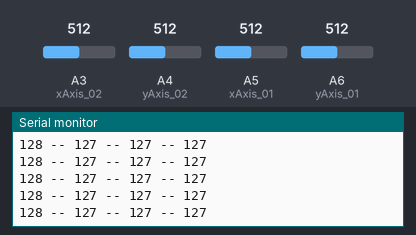
Recording of a sketch running on a simulated Arduino Nano, built with avr-gcc and run on an emulated ATmega328P. Shown: the last lines printed to the serial monitor. The test bench sets the inputs (shaded band); at power-on: A3 (xAxis_02) = 512, A4 (yAxis_02) = 512, A5 (xAxis_01) = 512, A6 (yAxis_01) = 512. No radio packets arrive unless stated.

Above: at 1.2 s.
1.3 s: A3 (xAxis_02) set to 607
At 2.1 s:
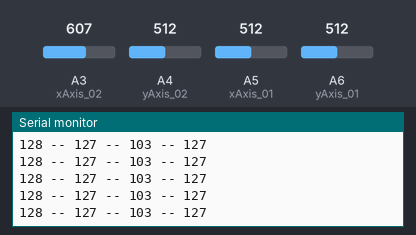
2.8 s: A3 (xAxis_02) set to 632
At 3.5 s:
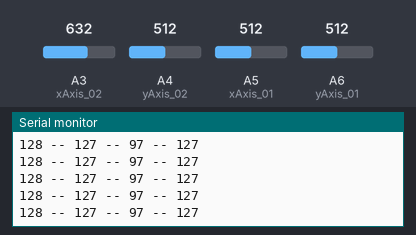
5.8 s: A4 (yAxis_02) set to 603
At 6.9 s:
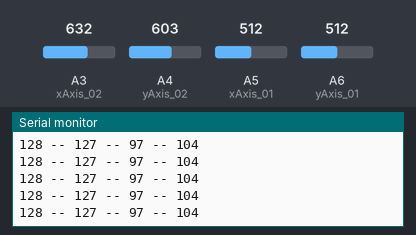
7.3 s: A4 (yAxis_02) set to 636
At 7.9 s:
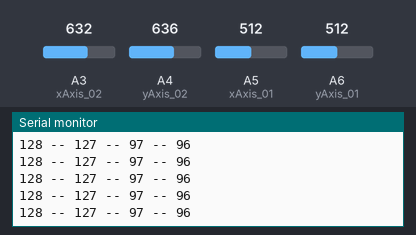
Timing chart, 0 to 10.3 s (numbered marks = the images above; inputs shaded):
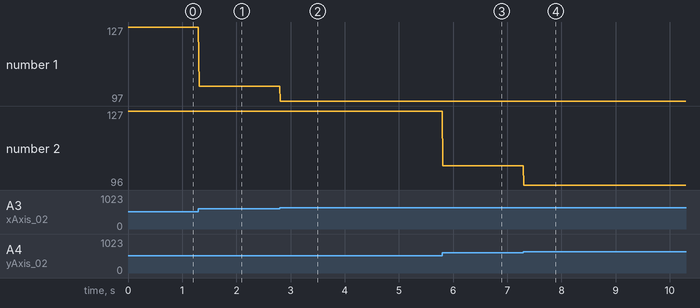

The sketch:

Transmitter.ino
```cpp
#include <SPI.h>
#include "RF24.h"

 //SCK -> 13
 //MISO -> 12
 //MOSI -> 11
 //CSN -> 7
 //CE -> 8
RF24 radio(8,7);
const uint64_t pipe = 0xE8E8F0F0E1LL;
int xAxis_01 = A5;
int yAxis_01 = A6;
int xAxis_02 = A3;
int yAxis_02 = A4;
int valX1;
int valY1;
int valX2;
int valY2;
int Joystick[2];

void setup(void){
radio.begin();
radio.openWritingPipe(pipe);
pinMode(xAxis_01, INPUT);
pinMode(yAxis_01, INPUT);
pinMode(xAxis_02, INPUT);
pinMode(yAxis_02, INPUT);
Serial.begin(115200);
}

void loop(void){
valX1 = analogRead(xAxis_01);
valX1= map(valX1, 1023, 0, 255, 0);
valY1 = analogRead(yAxis_01);
valY1 = map(valY1, 1023, 0, 0, 255);
valX2 = analogRead(xAxis_02);
valX2 = map(valX2, 1023, 0, 0, 255);
valY2 = analogRead(yAxis_02);
valY2 = map(valY2, 1023, 0, 0, 255);
Joystick[0]=valX1;
Joystick[1]=valY2;
//msg[0]=valX;
//radio.write(msg, 1);
radio.write(&Joystick, sizeof(Joystick));
Serial.print(valX1);
Serial.print(" -- ");
Serial.print(valY1);
Serial.print(" -- ");
Serial.print(valX2);
Serial.print(" -- ");
Serial.print(valY2);
Serial.print("\n");
//radio.write(msg, 2);
delay(10);
}
```

Measured:
- after the input at 1.3 s, the serial monitor: prints a new line at once (image 1)
- after the input at 2.8 s, the serial monitor: prints a new line at once (image 2)
- after the input at 5.8 s, the serial monitor: prints a new line at once (image 3)
- after the input at 7.3 s, the serial monitor: prints a new line at once (image 4)
- plotted number 1: 127 → 103 after the input at 1.3 s, 103 → 97 after the input at 2.8 s
- plotted number 2: 127 → 104 after the input at 5.8 s, 104 → 96 after the input at 7.3 s
